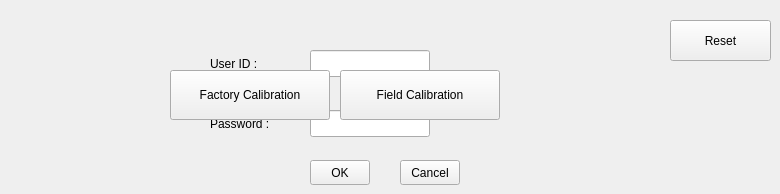
            <widget class="QWidget" name="tab_21">
             <attribute name="title">
              <string>Authentication</string>
             </attribute>
             <widget class="QLabel" name="label_149">
              <property name="geometry">
               <rect>
                <x>210</x>
                <y>110</y>
                <width>80</width>
                <height>27</height>
               </rect>
              </property>
              <property name="text">
               <string>Password :</string>
              </property>
             </widget>
             <widget class="QPushButton" name="pushButton_91">
              <property name="geometry">
               <rect>
                <x>310</x>
                <y>160</y>
                <width>60</width>
                <height>25</height>
               </rect>
              </property>
              <property name="text">
               <string>OK</string>
              </property>
             </widget>
             <widget class="QLineEdit" name="lineEdit_88">
              <property name="geometry">
               <rect>
                <x>310</x>
                <y>110</y>
                <width>120</width>
                <height>27</height>
               </rect>
              </property>
              <property name="echoMode">
               <enum>QLineEdit::Password</enum>
              </property>
             </widget>
             <widget class="QLabel" name="label_150">
              <property name="geometry">
               <rect>
                <x>210</x>
                <y>50</y>
                <width>80</width>
                <height>27</height>
               </rect>
              </property>
              <property name="text">
               <string>User ID :</string>
              </property>
             </widget>
             <widget class="QPushButton" name="pushButton_92">
              <property name="geometry">
               <rect>
                <x>400</x>
                <y>160</y>
                <width>60</width>
                <height>25</height>
               </rect>
              </property>
              <property name="text">
               <string>Cancel</string>
              </property>
             </widget>
             <widget class="QLineEdit" name="lineEdit_89">
              <property name="geometry">
               <rect>
                <x>310</x>
                <y>50</y>
                <width>120</width>
                <height>27</height>
               </rect>
              </property>
             </widget>
             <widget class="QPushButton" name="factory_calib_button">
              <property name="geometry">
               <rect>
                <x>170</x>
                <y>70</y>
                <width>160</width>
                <height>50</height>
               </rect>
              </property>
              <property name="text">
               <string>Factory Calibration</string>
              </property>
             </widget>
             <widget class="QPushButton" name="field_calib_button">
              <property name="geometry">
               <rect>
                <x>340</x>
                <y>70</y>
                <width>160</width>
                <height>50</height>
               </rect>
              </property>
              <property name="text">
               <string>Field Calibration</string>
              </property>
             </widget>
             <widget class="QPushButton" name="reset">
              <property name="geometry">
               <rect>
                <x>670</x>
                <y>20</y>
                <width>101</width>
                <height>41</height>
               </rect>
              </property>
              <property name="text">
               <string>Reset</string>
              </property>
             </widget>
            </widget>
